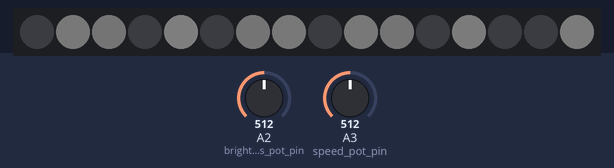
A sketch run on a simulated Arduino Uno, built with avr-gcc and run on an emulated ATmega328P. Shown: 16 RGB LEDs in strip order, left to right. The test bench sets the inputs (shaded band); at power-on: A2 (brightness_pot_pin) = 512, A3 (speed_pot_pin) = 512. Dim RGB values are drawn brighter than linear; random numbers use the default seed unless the sketch sets one.

Above: at 1.28 s.
1.3 s: A2 (brightness_pot_pin) set to 716
At 1.64 s:
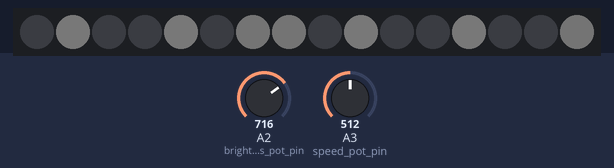
2.8 s: A3 (speed_pot_pin) set to 246
At 3.99 s:
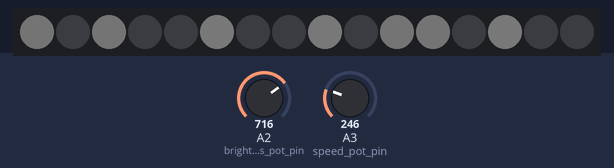
4.4 s: A3 (speed_pot_pin) set to 306
5.9 s: A2 (brightness_pot_pin) set to 900
At 6.44 s:
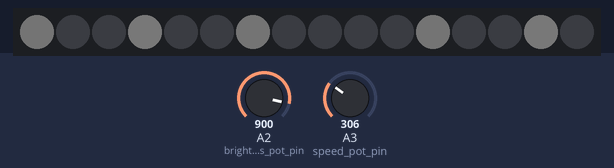
7.4 s: A3 (speed_pot_pin) set to 1023
9.7 s: A2 (brightness_pot_pin) set to 1023
At 10.39 s:
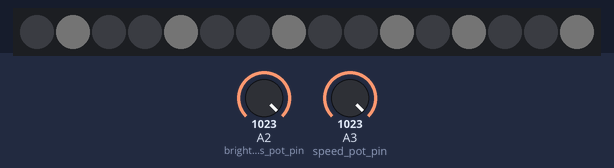

The sketch:

RainbowCycle_Arduino.ino
```cpp
/*
Source code for RainbowCycle - Dale's First PCB
Controls 10 RGB LEDs with two TLC5940s and one ATMega328P-PU
Also has two potentiometers for manipulating brightness and speed of the color wheel

* Important: this code depends on the tlc5940arduino library. *
http://code.google.com/p/tlc5940arduino/downloads/list
*/

#include "Tlc5940.h" // This is required, don't forget it :P

// Experimental "Faster Analog" Code
#define FASTADC 1
// defines for setting and clearing register bits
#ifndef cbi
#define cbi(sfr, bit) (_SFR_BYTE(sfr) &= ~_BV(bit))
#endif
#ifndef sbi
#define sbi(sfr, bit) (_SFR_BYTE(sfr) |= _BV(bit))
#endif
// End Experimental "Faster Analog" Code

#define NUM_LEDS 10                   // number of RGB LEDs controlled

struct RGB { byte r; byte g; byte b; };
RGB rgb;

// Potentiometers
const int brightness_pot_pin = A2;    // analog input pin that the brightness potentiometer is attached to
const int speed_pot_pin = A3;         // analog input pin that the speed potentiometer is attached to

int brightness_pot = 0;               // raw value read from brightness potentiometer
int brightness_mapped = 0;            // mapped value from brightness potentiometer
int speed_pot = 0;                    // raw value read from speed potentiometer
int speed_mapped = 0;                 // mapped value from speed potentiometer

void setup(){

// More Experimental "Faster Analog" Code
  #if FASTADC
  // set prescale to 16
  sbi(ADCSRA,ADPS2);
  cbi(ADCSRA,ADPS1);
  cbi(ADCSRA,ADPS0);
  #endif
// End Experimental "Faster Analog" Code
  Tlc.init();
}

void loop(){

  randomSeed(millis());

  int dim=random(4,6);
  int max_cycles=0;
  int cycles=-1;

  rainbowCycle(speed_mapped,cycles,dim);

}

void setLed(byte num,int red,int green,int blue){

  if(brightness_mapped){
    red=red/brightness_mapped;
    green=green/brightness_mapped;
    blue=blue/brightness_mapped;
  }

  Tlc.set(num*3,red);
  Tlc.set(num*3+1,green);
  Tlc.set(num*3+2,blue);

}

void rainbowCycle(uint8_t speed_mapped,byte cycle,byte dim) {

  int cycles, j, k;

  for(cycles=0;cycles<cycle;cycles++){

    byte dir=0;
    k=255;

    for (j=0; j < 256; j++,k--) {
      // read the "analog in" values:
      brightness_pot = analogRead(brightness_pot_pin);
      speed_pot = analogRead(speed_pot_pin);

      // map the readings to their appropriate ranges
      brightness_mapped = map(brightness_pot, 1, 1023, 1, 48);
      speed_mapped = map(speed_pot, 0, 1023, 0.1, 30);

      if(k<0)k=255;

      for(int i=0; i<NUM_LEDS; i+=1) {
        // read the "analog in" values:
        brightness_pot = analogRead(brightness_pot_pin);
        speed_pot = analogRead(speed_pot_pin);

        // map the readings to their appropriate ranges
        brightness_mapped = map(brightness_pot, 1, 1023, 1, 48);
        speed_mapped = map(speed_pot, 0, 1023, 0.1, 30);

        int brightness_mapped = brightness_mapped;
        Wheel(((i * 256 / NUM_LEDS) + (dir==0?j:k)) % 256,dim);

        setLed(i,rgb.r*32,rgb.g*32,rgb.b*32);

      }
      Tlc.update();
      delay(speed_mapped);
    }
  }
}

void Wheel(byte WheelPos,byte dim){

  if (WheelPos < 85) {
    rgb.r=0;
    rgb.g=WheelPos * 3/dim;
    rgb.b=(255 - WheelPos * 3)/dim;;
    return;
  }
  else if (WheelPos < 170) {
    WheelPos -= 85;
    rgb.r=WheelPos * 3/dim;
    rgb.g=(255 - WheelPos * 3)/dim;
    rgb.b=0;
    return;
  }
  else {
    WheelPos -= 170;
    rgb.r=(255 - WheelPos * 3)/dim;
    rgb.g=0;
    rgb.b=WheelPos * 3/dim;
    return;
  }
}
```
